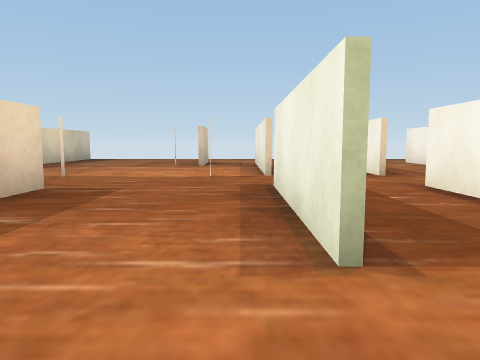
View 1 (above)

16 first-person views from a walk through a 3-D level made in the Unity game engine. The camera is 0.55 m above the floor, tilts 6° down and sees 70° across. The floor is counted in squares, 1 m on a side. Each view is taken from the middle of a square. On the plan, view 1 faces up. The plan holds only what a view shows up to about 9 squares ahead; the rest is blank. Some surface patterns are stand-ins.

View 2
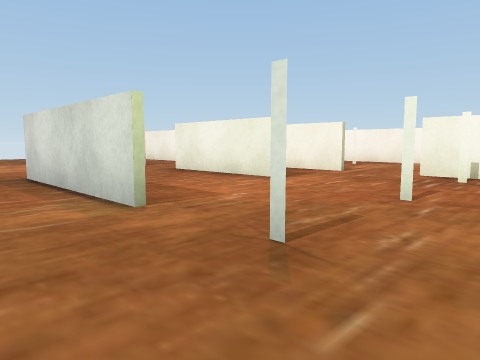

View 3
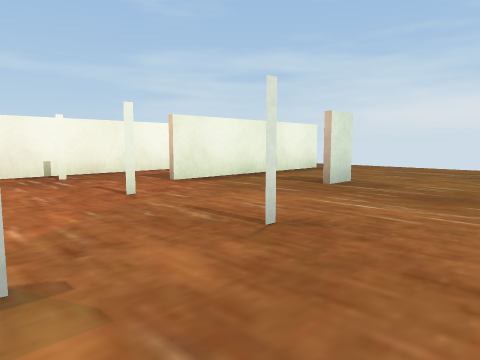

View 4
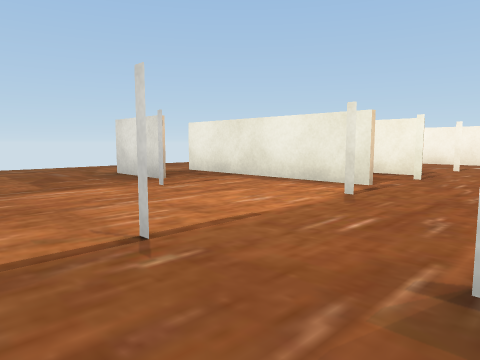

View 5
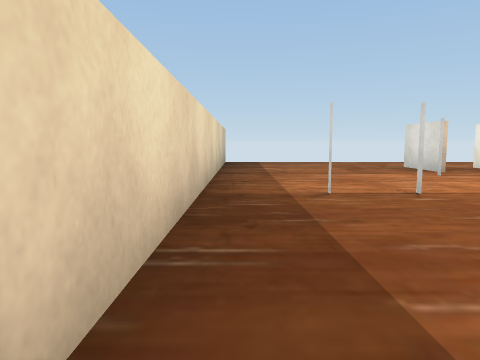

View 6
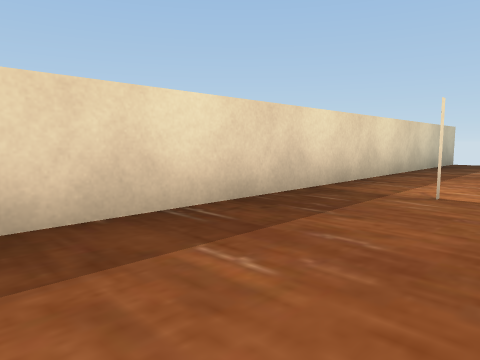

View 7
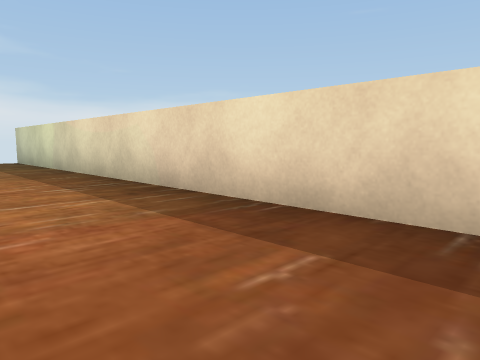

View 8
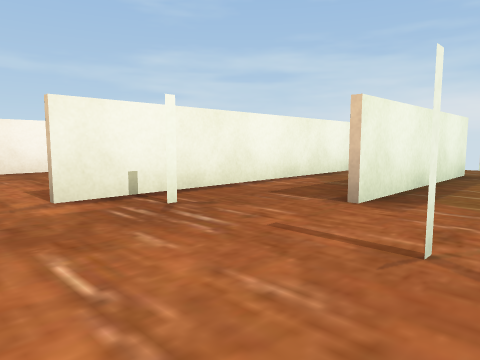

View 9
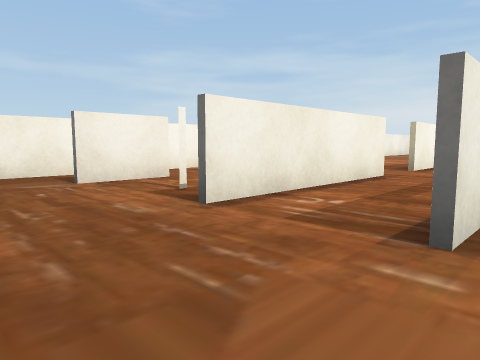

View 10
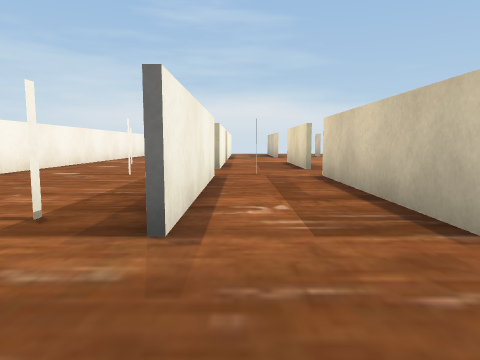

View 11
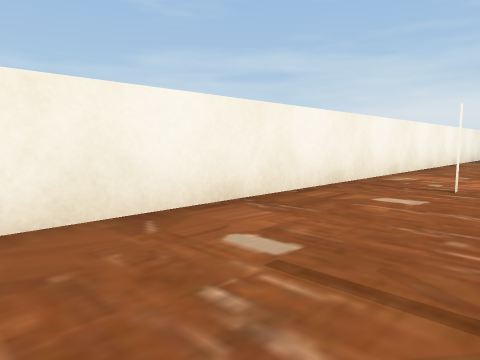

View 12
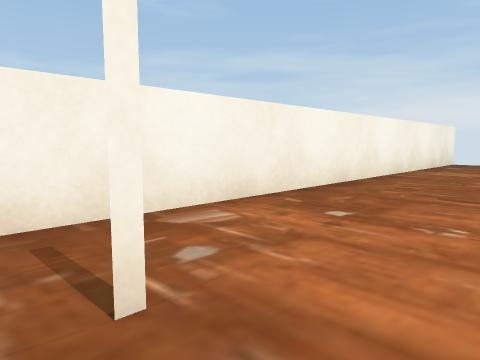

View 13
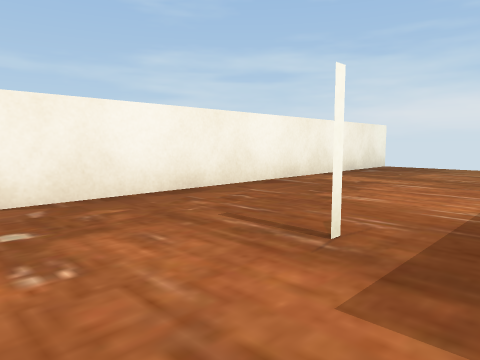

View 14
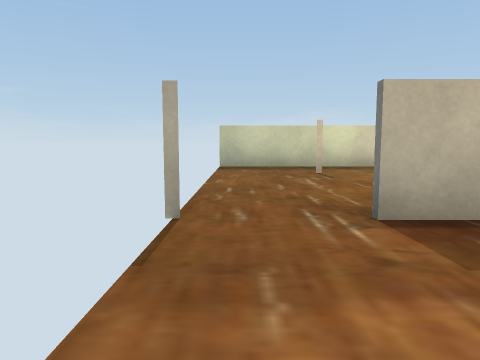

View 15
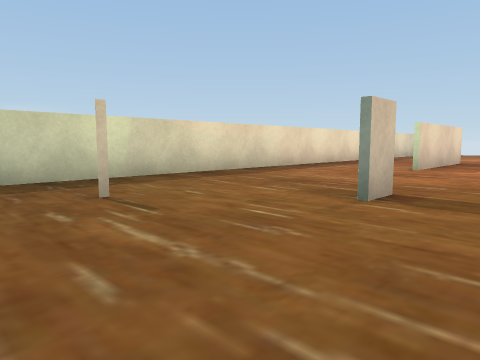

View 16
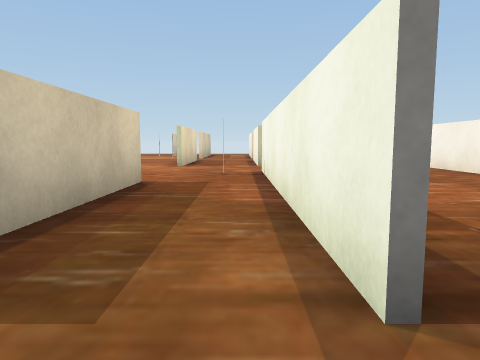

### Floor plan
Key: @ floor where view 1 was taken; # wall or solid block; x gap in a wall; . floor.
Columns run from 6 left of view 1 to 7 right of it. Each row starts with its distance up from view 1.
 12 #. .......
 11 #............#
 10 #....#.#.#.#.#
  9 #....#.#.#.# #
  8 #...#..#.#...#
  7 #......#.#...#
  6 #.....x#x#...#
  5 #............#
  4 #...#..#.#...#
  3 #...#..#.#.#.#
  2 #...#..#.#...#
  1 #...#........#
  0 #.....@..#...#
 -1 #..#.....#...#
 -2 #......#.#...#
 -3 #......#.#...#
 -4 #......#.#...#
 -5 #.#....#.#...#
 -6 #............#
 -7 #............#
 -8              #

Positions as (right, up) in squares from view 1, and headings:
1: (0, 0), facing up
2: (-4, -2), facing up-right
3: (-4, 1), facing down-right
4: (-4, 4), facing up-right
5: (-5, 2), facing up
6: (-3, 2), facing up-left
7: (-3, 4), facing down-left
8: (-1, 1), facing down-right
9: (0, 12), facing down-right
10: (2, 12), facing down
11: (4, 7), facing down-right
12: (4, 3), facing down-right
13: (3, 1), facing down-right
14: (3, -7), facing left
15: (0, -7), facing up-left
16: (2, -7), facing up
